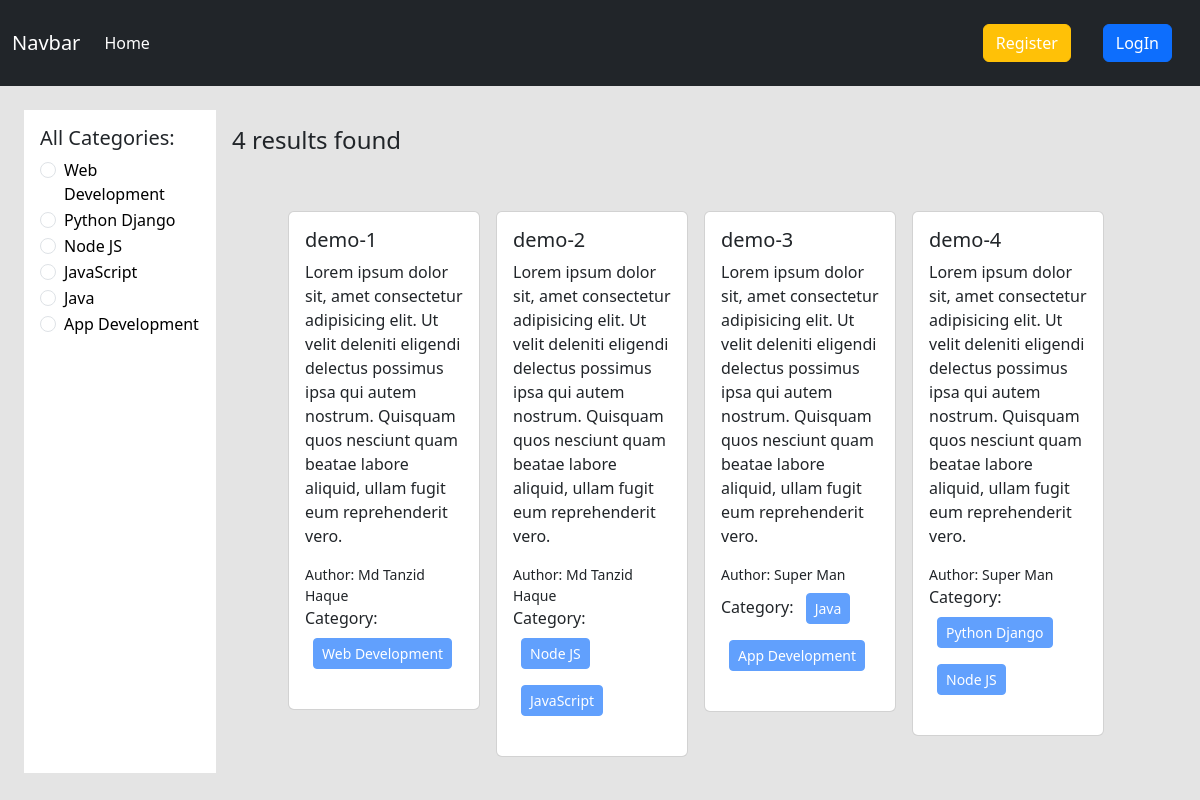
The page / on the database its author committed.
### categories/models.py (models this page shows, shortened)
class Category(models.Model):
    name = models.CharField(max_length=100)
    slug = models.SlugField(max_length=100, unique=True, null=True, blank=True)

### post/models.py (models this page shows, shortened)
class Post(models.Model):
    title = models.CharField(max_length=50)
    content = models.TextField()
    category = models.ManyToManyField(Category)
    author = models.ForeignKey(User, on_delete=models.CASCADE)

### my_blog/views.py (the view)
# urls.py: path('', views.home, name='home'),
def home(request, category_slug = None):
    data = Post.objects.all()
    if category_slug is not None:
        category = Category.objects.get(slug = category_slug)
        data = Post.objects.filter(category=category)
    categories = Category.objects.all()
    return render(request, 'home.html', {'data': data, 'category': categories})

### templates/home.html (shortened to what this page needs)
{% extends "base.html" %}
{% block content %}
  <div class="d-flex flex-wrap p-4">
    <div class="col-2 bg-white p-3">
      <h5>All Categories:</h5>
      {% for cat in category %}
      <div class="form-check">
          <input class="form-check-input" type="radio" name="category" id="{{cat.id}}">
          <label class="form-check-label" for="{{cat.id}}">
            <a href="{% url "category_wise_post" cat.slug %}" class="text-decoration-none text-black">{{cat.name}}</a>
          </label>
        </div>
      {% endfor %}
    </div>
    <div class="col-10 p-3">
      <h4>{{data | length }} results found</h4>
      <div class="d-flex flex-wrap px-lg-5 pt-5">
        {% for post in data %}
        <div class="col-sm-3">
          <div class="card mx-2">
            <div class="card-body">
              <h5 class="card-title">{{post.title}}</h5>
              <p class="card-text">{{post.content}}</p>
              <small class="d-block">Author: {{post.author.first_name}} {{post.author.last_name}}</small>
              <p>Category:
                  {% for category in post.category.all %}
                  <button class="btn btn-primary btn-sm m-2" disabled>{{category.name}}</button>
                  {% endfor %}
              </p>
            </div>
          </div>
        </div>
        {% endfor %}
      </div>
    </div>
  </div>
{% endblock content %}

### rows shown on the page
Category: name "Web Development"
Category: name "Python Django"
Category: name "Node JS"
Category: name "JavaScript"
Category: name "Java"
Category: name "App Development"
Post: title "demo-1", content "Lorem ipsum dolor sit, amet consectetur adipisicing elit. Ut velit deleniti eligendi delectus possimus ipsa qui autem nostrum. Quisquam quos nesciunt quam beatae labore aliquid, ullam fugit eum reprehenderit vero.", author.first_name "Md Tanzid", author.last_name "Haque"
Post: title "demo-2", content "Lorem ipsum dolor sit, amet consectetur adipisicing elit. Ut velit deleniti eligendi delectus possimus ipsa qui autem nostrum. Quisquam quos nesciunt quam beatae labore aliquid, ullam fugit eum reprehenderit vero.", author.first_name "Md Tanzid", author.last_name "Haque"
Post: title "demo-3", content "Lorem ipsum dolor sit, amet consectetur adipisicing elit. Ut velit deleniti eligendi delectus possimus ipsa qui autem nostrum. Quisquam quos nesciunt quam beatae labore aliquid, ullam fugit eum reprehenderit vero.", author.first_name "Super", author.last_name "Man"
Post: title "demo-4", content "Lorem ipsum dolor sit, amet consectetur adipisicing elit. Ut velit deleniti eligendi delectus possimus ipsa qui autem nostrum. Quisquam quos nesciunt quam beatae labore aliquid, ullam fugit eum reprehenderit vero.", author.first_name "Super", author.last_name "Man"

### other values the page prints
{{ data | length }} "4"
